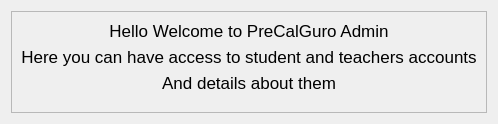
               <widget class="QWidget" name="page_6">
                <layout class="QVBoxLayout" name="verticalLayout_17">
                 <item alignment="Qt::AlignHCenter|Qt::AlignVCenter">
                  <widget class="QFrame" name="frame_12">
                   <property name="font">
                    <font>
                     <family>MS Sans Serif</family>
                    </font>
                   </property>
                   <property name="styleSheet">
                    <string notr="true">color: rgb(0, 0, 0);</string>
                   </property>
                   <property name="frameShape">
                    <enum>QFrame::StyledPanel</enum>
                   </property>
                   <property name="frameShadow">
                    <enum>QFrame::Raised</enum>
                   </property>
                   <layout class="QVBoxLayout" name="verticalLayout_22">
                    <item>
                     <widget class="QLabel" name="label_13">
                      <property name="sizePolicy">
                       <sizepolicy hsizetype="Preferred" vsizetype="Preferred">
                        <horstretch>0</horstretch>
                        <verstretch>0</verstretch>
                       </sizepolicy>
                      </property>
                      <property name="minimumSize">
                       <size>
                        <width>0</width>
                        <height>0</height>
                       </size>
                      </property>
                      <property name="font">
                       <font>
                        <pointsize>13</pointsize>
                       </font>
                      </property>
                      <property name="text">
                       <string>Hello Welcome to PreCalGuro Admin</string>
                      </property>
                      <property name="alignment">
                       <set>Qt::AlignCenter</set>
                      </property>
                     </widget>
                    </item>
                    <item>
                     <widget class="QLabel" name="label_19">
                      <property name="sizePolicy">
                       <sizepolicy hsizetype="Preferred" vsizetype="Preferred">
                        <horstretch>0</horstretch>
                        <verstretch>0</verstretch>
                       </sizepolicy>
                      </property>
                      <property name="minimumSize">
                       <size>
                        <width>0</width>
                        <height>0</height>
                       </size>
                      </property>
                      <property name="font">
                       <font>
                        <pointsize>13</pointsize>
                       </font>
                      </property>
                      <property name="text">
                       <string>Here you can have access to student and teachers accounts</string>
                      </property>
                      <property name="alignment">
                       <set>Qt::AlignCenter</set>
                      </property>
                     </widget>
                    </item>
                    <item>
                     <widget class="QLabel" name="label_44">
                      <property name="font">
                       <font>
                        <pointsize>13</pointsize>
                       </font>
                      </property>
                      <property name="styleSheet">
                       <string notr="true">margin-bottom: 10px</string>
                      </property>
                      <property name="text">
                       <string>And details about them</string>
                      </property>
                      <property name="alignment">
                       <set>Qt::AlignCenter</set>
                      </property>
                     </widget>
                    </item>
                   </layout>
                  </widget>
                 </item>
                </layout>
               </widget>
